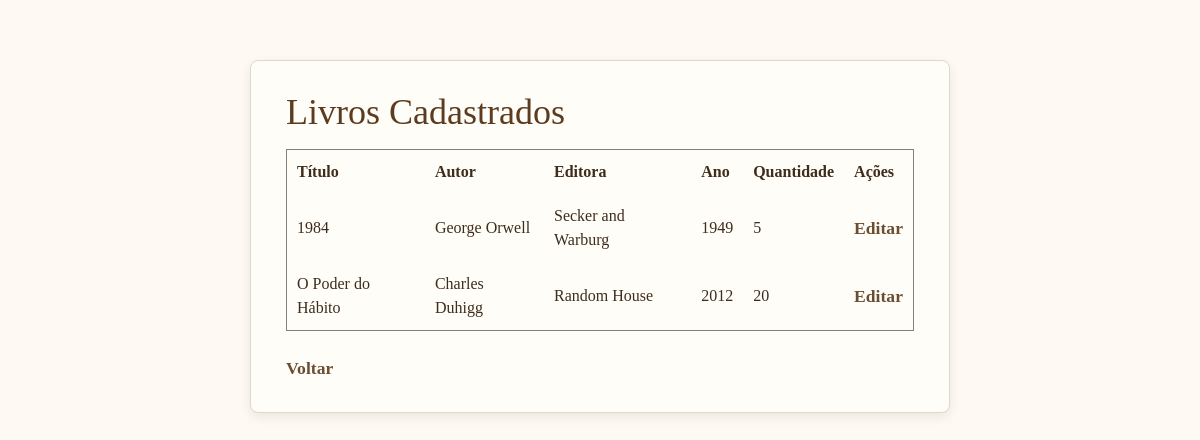
The page /lista.php (signed in) on the database its author committed.
### tables this page shows
CREATE TABLE `livros` (
  `idLivro` int(11) NOT NULL,
  `titulo` varchar(255) NOT NULL,
  `Sessão` varchar(30) NOT NULL,
  `autor` varchar(150) NOT NULL,
  `editora` varchar(100) DEFAULT NULL,
  `ano_publicacao` int(11) DEFAULT NULL,
  `quantidade` int(11) NOT NULL,
  `data_cadastro` timestamp NOT NULL DEFAULT current_timestamp()
);

### lista.php (the view, shortened to what this page needs)
<?php
require 'banco.php';
$sql = "SELECT idLivro, titulo, autor, editora, ano_publicacao, quantidade FROM livros ORDER BY titulo ASC";
$resultado = mysqli_query($connect, $sql);
?>
<!DOCTYPE html>
<html lang="pt-BR">
<head>
<link rel="stylesheet" href="css/bootstrap.min.css">
    <link rel="stylesheet" href="css/estilo.css">
</head>
<body>
<div class="container">
    <h2>Livros Cadastrados</h2>
    <table border="1" cellpadding="10" cellspacing="0">
        <thead>
            <tr>
                <th>Título</th>
                <th>Autor</th>
                <th>Editora</th>
                <th>Ano</th>
                <th>Quantidade</th>
                <?php if ($_SESSION['funcao'] === 'gerente'): ?>
                    <th>Ações</th>
                <?php endif; ?>
            </tr>
        </thead>
        <tbody>
            <?php while ($livro = mysqli_fetch_assoc($resultado)): ?>
                <tr>
                    <td><?= htmlspecialchars($livro['titulo']) ?></td>
                    <td><?= htmlspecialchars($livro['autor']) ?></td>
                    <td><?= htmlspecialchars($livro['editora']) ?></td>
                    <td><?= htmlspecialchars($livro['ano_publicacao']) ?></td>
                    <td><?= htmlspecialchars($livro['quantidade']) ?></td>
                    <?php if ($_SESSION['funcao'] === 'gerente'): ?>
                        <td><a href="editar_livro.php?id=<?= $livro['idLivro'] ?>">Editar</a></td>
                    <?php endif; ?>
                </tr>
            <?php endwhile; ?>
        </tbody>
    </table>
    <br>
    <a href="index.php">Voltar</a>
</div>
</body>
</html>

### css/estilo.css (style rules this page uses)
body { font-family: 'Georgia', serif; background-color: #fefaf3; color: #3e2c1c; margin: 0; padding: 20px; }
.container { max-width: 700px; margin: 40px auto; background: #fffdf7; padding: 30px 35px; border-radius: 8px; box-shadow: 0 4px 12px rgba(0, 0, 0, 0.08); border: 1px solid #e0d8c3; }
h1, h2, h3 { font-size: 2.25rem; color: #5c3b1e; font-family: 'Palatino Linotype', 'Book Antiqua', Palatino, serif; margin-bottom: 15px; }
a { color: #6b4e32 !important; text-decoration: none; font-weight: 600; font-size: 1.10rem; }

### rows shown on the page
livros: titulo "1984", autor "George Orwell", editora "Secker and Warburg", ano_publicacao "1949", quantidade "5"
livros: titulo "O Poder do Hábito", autor "Charles Duhigg", editora "Random House", ano_publicacao "2012", quantidade "20"
